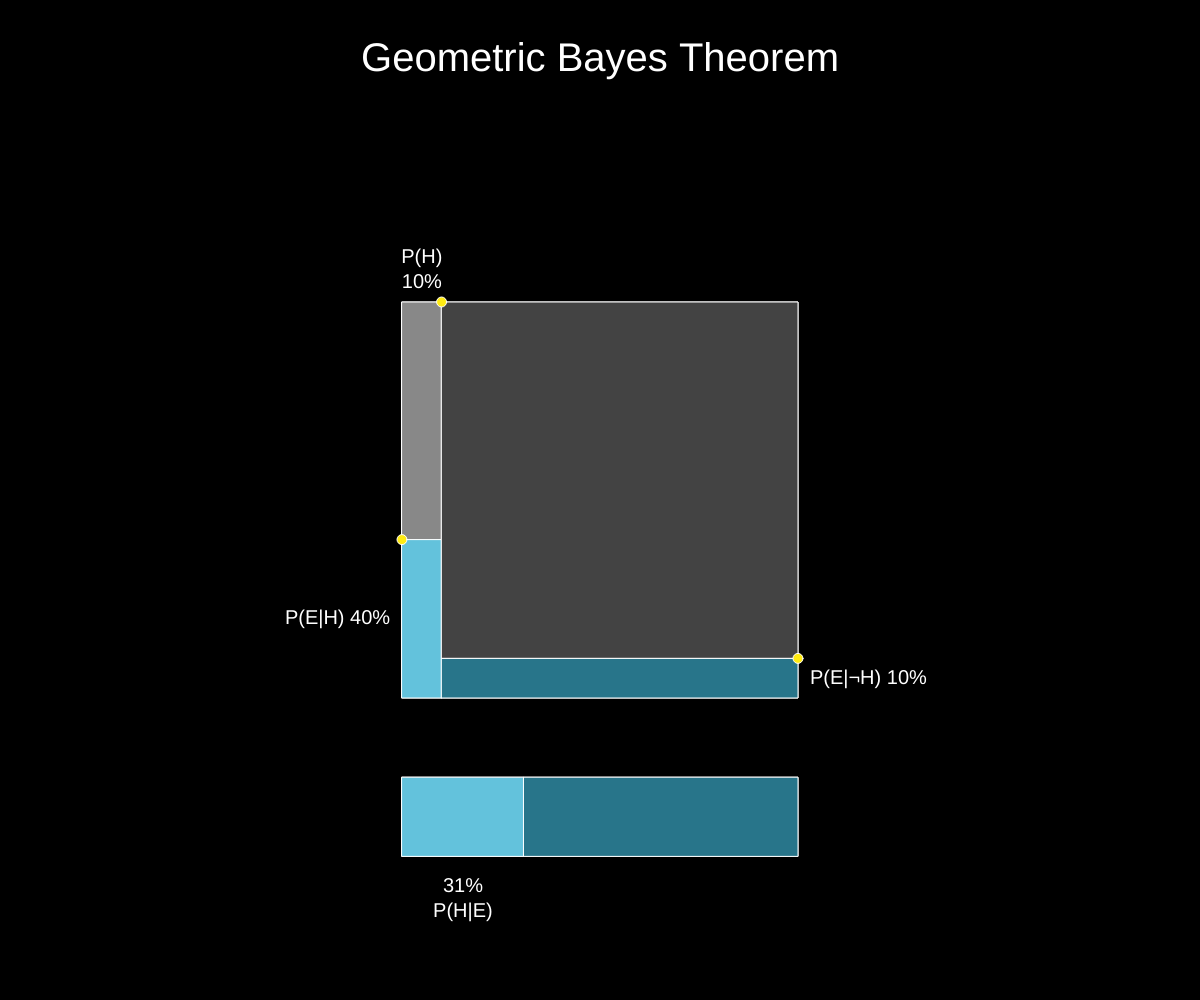
Frame 1 (no input)
Frame 2 (the mouse pressed at the canvas centre, redrawn once): identical to frame 1, image omitted

The p5.js sketch that drew this single still picture (run headless with seeded random() and noise() and a simulated clock; the mouse was pressed at the canvas centre and the sketch redrawn once):

// p5.js sketch
// ── sketch.js
let size;
let topLeftCorner;
let squareSize;

let ph;
let peh;
let penh;

let c;

let ratio;

function setup() {
    size = floor(sort([windowHeight, windowWidth])[0] * 0.99);
    createCanvas(windowWidth, windowHeight);

    topLeftCorner = createVector(round(windowWidth/2 - size * 0.2), round(windowHeight/2 - size * 0.2));
    squareSize = round(size * 0.2 * 2);

    c = round(size * 0.01);

    ph = createVector(topLeftCorner.x + squareSize * 0.1, topLeftCorner.y);

    peh = createVector(topLeftCorner.x, topLeftCorner.y + squareSize * 0.6);

    penh = createVector(topLeftCorner.x + squareSize, topLeftCorner.y + squareSize * 0.9);

    rectMode(CORNERS);

    let a = (ph.x - topLeftCorner.x) * (topLeftCorner.y + squareSize - peh.y);
    let b = (topLeftCorner.x + squareSize - ph.x) * (topLeftCorner.y + squareSize - penh.y);

    ratio = a / (a + b);

    noLoop();
}

function draw() {
    background(0);


    stroke(255);
    noFill();
    rect(topLeftCorner.x, topLeftCorner.y, topLeftCorner.x + squareSize, topLeftCorner.y + squareSize);

    rect(topLeftCorner.x, topLeftCorner.y + squareSize * 1.2, topLeftCorner.x + squareSize, topLeftCorner.y + squareSize * 1.4);

    fill(136);
    rect(topLeftCorner.x, topLeftCorner.y, ph.x, peh.y);

    line(ph.x, ph.y, ph.x, ph.y + squareSize);
    line(peh.x, peh.y, ph.x, peh.y);
    line(penh.x, penh.y, ph.x, penh.y);

    fill(99, 194, 220);
    rect(peh.x, peh.y, ph.x, topLeftCorner.y + squareSize);
    rect(topLeftCorner.x, topLeftCorner.y + squareSize * 1.2, topLeftCorner.x + squareSize * ratio, topLeftCorner.y + squareSize * 1.4)

    fill(67);
    rect(ph.x, ph.y, penh.x, penh.y);

    fill(40, 117, 138);
    rect(topLeftCorner.x + squareSize, topLeftCorner.y + squareSize, ph.x, penh.y);
    rect(topLeftCorner.x + squareSize * ratio, topLeftCorner.y + squareSize * 1.2, topLeftCorner.x + squareSize, topLeftCorner.y + squareSize * 1.4);

    fill(255, 235, 18);
    ellipse(ph.x, ph.y, c, c);
    ellipse(peh.x, peh.y, c, c);
    ellipse(penh.x, penh.y, c, c);

    fill(255);
    noStroke();

    textSize(c*4);
    textAlign(CENTER, TOP);
    text("Geometric Bayes Theorem", width/2, height*0.04);

    textSize(c*2);

    textAlign(CENTER, BOTTOM);
    text("P(H)\n" + round((ph.x - topLeftCorner.x)/squareSize*100) + "%", (topLeftCorner.x + ph.x)/2, topLeftCorner.y - size*0.01);

    textAlign(RIGHT, CENTER);
    text("P(E|H) " + round( (topLeftCorner.y + squareSize - peh.y)/squareSize*100) + "%", topLeftCorner.x - squareSize*0.03, (topLeftCorner.y + squareSize + peh.y)/2);

    textAlign(LEFT, CENTER);
    text("P(E|¬H) " + round( (topLeftCorner.y + squareSize - penh.y)/squareSize*100) + "%", topLeftCorner.x + squareSize*1.03, (topLeftCorner.y + squareSize + penh.y)/2);

    textAlign(CENTER, TOP);
    text(round(ratio*100) + "%\nP(H|E)", (topLeftCorner.x + topLeftCorner.x + squareSize * ratio)/2, topLeftCorner.y + squareSize * 1.45);
}

function mousePressed() {
    if (dist(mouseX, mouseY, ph.x, ph.y) < c) {
        ph.drag = true;
    } else if (dist(mouseX, mouseY, peh.x, peh.y) < c) {
        peh.drag = true;
    } else if (dist(mouseX, mouseY, penh.x, penh.y) < c) {
        penh.drag = true;
    }
}

function touchStarted() {
    if (dist(touches[0][0], touches[0][1], ph.x, ph.y) < c) {
        ph.drag = true;
    } else if (dist(touches[0][0], touches[0][1], peh.x, peh.y) < c) {
        peh.drag = true;
    } else if (dist(touches[0][0], touches[0][1], penh.x, penh.y) < c) {
        penh.drag = true;
    }
}

function mouseDragged() {
    if (ph.drag) {
        ph.set(middlePoint(topLeftCorner.x, mouseX, topLeftCorner.x + squareSize, ph.y), ph.y);
    } else if (peh.drag) {
        peh.set(peh.x, middlePoint(topLeftCorner.y, mouseY, topLeftCorner.y + squareSize));
    } else if (penh.drag) {
        penh.set(penh.x, middlePoint(topLeftCorner.y, mouseY, topLeftCorner.y + squareSize));
    }

    let a = (ph.x - topLeftCorner.x) * (topLeftCorner.y + squareSize - peh.y);
    let b = (topLeftCorner.x + squareSize - ph.x) * (topLeftCorner.y + squareSize - penh.y);

    ratio = a / (a + b);

    redraw();
}

function touchMoved() {
    if (ph.drag) {
        ph.set(middlePoint(topLeftCorner.x, touches[0][0], topLeftCorner.x + squareSize, ph.y), ph.y);
    } else if (peh.drag) {
        peh.set(peh.x, middlePoint(topLeftCorner.y, touches[0][1], topLeftCorner.y + squareSize));
    } else if (penh.drag) {
        penh.set(penh.x, middlePoint(topLeftCorner.y, touches[0][1], topLeftCorner.y + squareSize));
    }

    let a = (ph.x - topLeftCorner.x) * (topLeftCorner.y + squareSize - peh.y);
    let b = (topLeftCorner.x + squareSize - ph.x) * (topLeftCorner.y + squareSize - penh.y);

    ratio = a / (a + b);

    redraw();
}

function mouseReleased() {
    ph.drag = false;
    peh.drag = false;
    penh.drag = false;
}

function touchEnded() {
    ph.drag = false;
    peh.drag = false;
    penh.drag = false;
}

function middlePoint(a, b, c) {
    let r = (c - a) / 100
    b = round(b/r)*r;
    let ar = [a, b, c].sort((a,b) => a-b)
    return ar[1];
}

function windowResized() {
    size = floor(sort([windowHeight, windowWidth])[0] * 0.99);
    resizeCanvas(windowWidth, windowHeight);

    topLeftCorner = createVector(round(windowWidth/2 - size * 0.2), round(windowHeight/2 - size * 0.2));
    squareSize = round(size * 0.2 * 2);

    c = round(size * 0.01);

    ph = createVector(topLeftCorner.x + squareSize * 0.1, topLeftCorner.y);

    peh = createVector(topLeftCorner.x, topLeftCorner.y + squareSize * 0.6);

    penh = createVector(topLeftCorner.x + squareSize, topLeftCorner.y + squareSize * 0.9);
}
